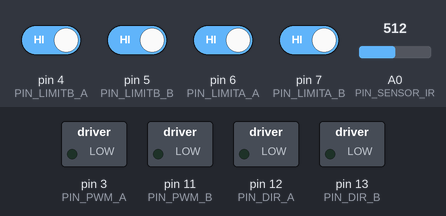
Bench run of a sketch on a simulated Arduino Uno, built with avr-gcc and run on an emulated ATmega328P. On the bench: switched loads named in the sketch (green lamp = pin HIGH). The test bench sets the inputs (shaded band); at power-on: pin 4 (PIN_LIMITB_A), pin 5 (PIN_LIMITB_B), pin 6 (PIN_LIMITA_A), pin 7 (PIN_LIMITA_B) HIGH, A0 (PIN_SENSOR_IR) = 512. What the sketch prints to the serial monitor is not drawn.

Above: at 0.1 s.
At 20.1 s:
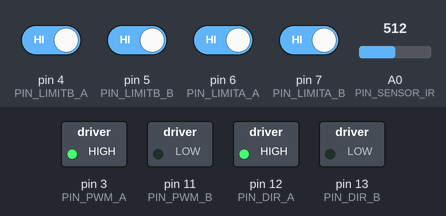
At 22.1 s:
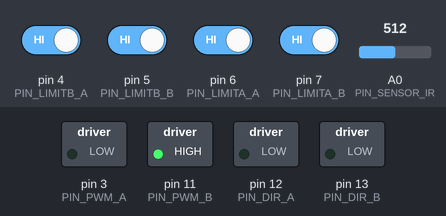
At 24.1 s:
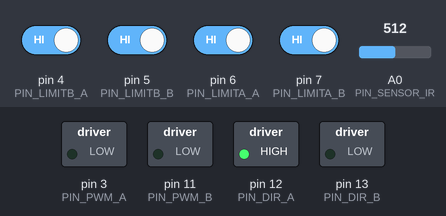
Timing chart, 0 to 25.6 s (numbered marks = the images above):
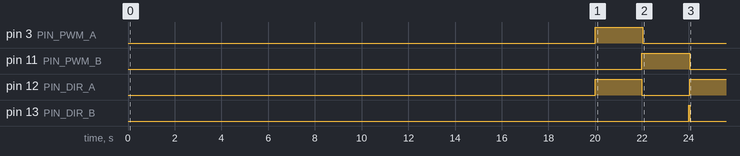

Measured:
- by itself, pin 11 (PIN_PWM_B), pin 13 (PIN_DIR_B): HIGH → LOW at 24.0 s
- by itself, pin 12 (PIN_DIR_A): HIGH → LOW at 22.0 s, → HIGH 2.0 s later

The sketch:

antenduino_hardwareTest.ino
```cpp
#include "math.h"

/* Pins */

#define PIN_PWM_A     3  // motor A speed
#define PIN_DIR_A     12 // motor A direction
#define PIN_LIMITA_A  6  // red, normally open, connects to ground
#define PIN_LIMITA_B  7  // blue, normally open, connects to ground

#define PIN_PWM_B     11 // controls motor B speed
#define PIN_DIR_B     13 // motor B direction
#define PIN_LIMITB_A  4  // red, normally open, connects to ground
#define PIN_LIMITB_B  5  // blue, normally open, connects to ground

#define PIN_SENSOR_IR 14 // analog 0

int REFLECT_MIN = 80; // as far away as possible
int REFLECT_MAX = 200; // as close as possible


//#define SPEED 255
// times in milliseconds for driving forward/backward
int forwardTime = 0;
int backTime = 0;

int Speed = 255;
double Position = 0;
double destPos = 0;

// set up the pins
void setup()
{
  pinMode(PIN_PWM_A, OUTPUT);
  pinMode(PIN_DIR_A, OUTPUT);
  analogWrite(PIN_PWM_A, 0);

  pinMode(PIN_PWM_B, OUTPUT);
  pinMode(PIN_DIR_B, OUTPUT);
  analogWrite(PIN_PWM_B, 0);

  pinMode(PIN_SENSOR_IR, INPUT);

  pinMode(PIN_LIMITA_A, INPUT);
  digitalWrite(PIN_LIMITA_A, HIGH);
  pinMode(PIN_LIMITA_B, INPUT);
  digitalWrite(PIN_LIMITA_B, HIGH);

  pinMode(PIN_LIMITB_A, INPUT);
  digitalWrite(PIN_LIMITB_A, HIGH);
  pinMode(PIN_LIMITB_B, INPUT);
  digitalWrite(PIN_LIMITB_B, HIGH);
  Serial.begin(9600);


  delay(20000);
  calibrate();
}

// our main tracking loop that gets called over and over!
void loop()
{
  analogWrite(PIN_PWM_A, 0);
  analogWrite(PIN_PWM_B, 0);
  bool driving = false;
  destPos = getDestination();

   destPos = getDestination();
   Serial.print("Destionation: ");
   Serial.print(destPos);
   Serial.print(", Current: " );
   Serial.println(Position);


  // --------- begin zeroing section
  // this section makes sure we fully retract when idle
  if((destPos == 0) && (Position <= 3))
  {
    digitalWrite(PIN_DIR_A, LOW); // retract
    digitalWrite(PIN_DIR_B, HIGH); // retract
    bool drive = false;

    Serial.println("I need to be at 0!");
    // no limit triggered
    if(!digitalRead(PIN_LIMITA_B))
    {
      analogWrite(PIN_PWM_A, Speed);
      drive = true;
    }

    if(!digitalRead(PIN_LIMITB_B))
    {
      analogWrite(PIN_PWM_B, Speed);
      drive = true;
    }

    if(drive)
    {
      if(Position > 0)
        Position -= .8;
       delay(4 * backTime / 1000.0);
      analogWrite(PIN_PWM_A, 0);
      analogWrite(PIN_PWM_B, 0);
    }
  } // ------------- end zeroing section

  while(abs(destPos-Position) > 2)
  {
    destPos = getDestination();
    Serial.print("Destionation: ");
    Serial.print(destPos);
    Serial.print(", Current: " );
    Serial.println(Position);

   /* if((Position > 0) && (Position <= 4) && (destPos == 0))
    {
      Serial.println("Special retraction!");
      digitalWrite(PIN_DIR_A, LOW); // retract
      digitalWrite(PIN_DIR_B, HIGH); // retract
      analogWrite(PIN_PWM_A, Speed);
      analogWrite(PIN_PWM_B, Speed);

      delay(1000);
      Position -=1;
      analogWrite(PIN_PWM_A, 0);
      analogWrite(PIN_PWM_B, 0);
    }*/

    if (destPos > Position)
    {
      digitalWrite(PIN_DIR_A, HIGH); // extend
      digitalWrite(PIN_DIR_B, LOW); // extend
      analogWrite(PIN_PWM_A, Speed);
      analogWrite(PIN_PWM_B, Speed);

      // antenna A max limit switch
      if(!digitalRead(PIN_LIMITA_A))
      {
        Position += 0.2;
        delay(forwardTime / 1000.0);
        Serial.println(forwardTime);
        Serial.println(backTime);
      }
      else
      {
        Position = 100;
        analogWrite(PIN_PWM_A, 0);
      }

      // antenna B max limit switch
      if(!digitalRead(PIN_LIMITB_A))
      {
      }
      else
      {
        analogWrite(PIN_PWM_B, 0);
        delay(100);
      }
    }

    else if(destPos < Position)
    {
      digitalWrite(PIN_DIR_A, LOW); // retract
      digitalWrite(PIN_DIR_B, HIGH); // retract
      analogWrite(PIN_PWM_A, Speed);
      analogWrite(PIN_PWM_B, Speed);

      if(!digitalRead(PIN_LIMITA_B))
      {
        Position -= .2;
        delay(backTime / 1000.0);
      }
      else
      {
        Position = 0;
        analogWrite(PIN_PWM_A, 0);
      }

      // antenna B bottom limit
      if(!digitalRead(PIN_LIMITB_B))
      {
      }
      else
      {
        analogWrite(PIN_PWM_B, 0);
        delay(100);
      }
    }
  }

}

// measure how long it takes to extend and retract
void calibrate()
{
  int counter = 0;

  analogWrite(PIN_PWM_A, Speed);
  digitalWrite(PIN_DIR_A, HIGH); // extend
  delay(2000); // go forward for 2 seconds

  digitalWrite(PIN_DIR_A, LOW); // retract until limit trigger
  while(!digitalRead(PIN_LIMITA_B))
  {
    delay(1);
    counter++;
    Serial.println(analogRead(0));
  }
  digitalWrite(PIN_PWM_A, 0);

  counter = 0;
  digitalWrite(PIN_DIR_A, HIGH); // extend
  analogWrite(PIN_PWM_A, Speed);
  while(!digitalRead(PIN_LIMITA_A))
  {
    Serial.println(analogRead(0));
    counter++;
    delay(1);
  }
  forwardTime = counter;
  digitalWrite(PIN_PWM_A, 0);

  counter = 0;
  digitalWrite(PIN_DIR_A, LOW); // retract until tripped
  digitalWrite(PIN_PWM_A, Speed);
  while(!digitalRead(PIN_LIMITA_B))
  {
    Serial.println(analogRead(0));
    delay(1);
    counter++;
  }

  Position = 0;
  backTime = counter;
  digitalWrite(PIN_PWM_A, 0);

  // antenna B
  counter = 0;

  analogWrite(PIN_PWM_B, Speed);
  digitalWrite(PIN_DIR_B, LOW); // extend
  delay(2000); // go forward for 2 seconds

  digitalWrite(PIN_DIR_B, HIGH); // retract until limit trigger
  while(!digitalRead(PIN_LIMITB_B))
  {
    delay(1);
    counter++;
    Serial.println(analogRead(0));
  }
  digitalWrite(PIN_PWM_B, 0);

  counter = 0;
  digitalWrite(PIN_DIR_B, LOW); // extend
  analogWrite(PIN_PWM_B, Speed);
  while(!digitalRead(PIN_LIMITB_A))
  {
    Serial.println(analogRead(0));
    counter++;
    delay(1);
  }
  //forwardTime = counter;
  digitalWrite(PIN_PWM_B, 0);

  counter = 0;
  digitalWrite(PIN_DIR_B, HIGH); // retract until tripped
  digitalWrite(PIN_PWM_B, Speed);
  while(!digitalRead(PIN_LIMITB_B))
  {
    Serial.println(analogRead(0));
    delay(1);
    counter++;
  }

  Position = 0;
  //backTime = counter;
  digitalWrite(PIN_PWM_B, 0);
}


// print out various status parameters
void printStats()
{
  Serial.print("Backward time: ");
  Serial.print(backTime);
  Serial.print("ms, Forward time: ");
  Serial.print(forwardTime);
  Serial.print("ms");
}

void printSensors()
{
  Serial.print("Reflectance: ");
  Serial.println(analogRead(0));
}

// returns a number, 0 to 100% for antenna extension based on reflectance
double getDestination()
{
  double destPos = 0; // destination postiion
  double m = 100.0/(REFLECT_MAX-REFLECT_MIN);
  double b = -1.0 * (m*REFLECT_MIN);

  for(unsigned int i = 0; i < 100; i++)
  {
    destPos += analogRead(0);
  }
  destPos /= 100;

  destPos = (m * destPos) + b;

  if(destPos < 0)
    destPos = 0;
  if(destPos > 100)
    destPos = 100;

  /*Serial.print(m);
   Serial.print(",");
   Serial.print(b);
   Serial.print(",");
   Serial.print(analogRead(0));
   Serial.print(",");
   Serial.print(destPos);
   Serial.print(",");
   Serial.println(Position);
   */
  return destPos;
}
```
